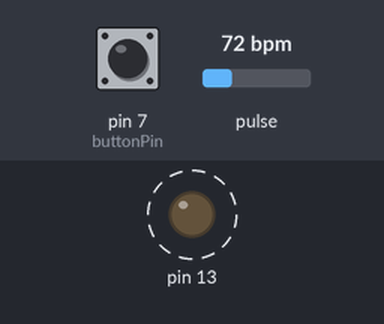
A sketch run on a simulated Arduino Uno, built with avr-gcc and run on an emulated ATmega328P. On the bench: output pins drawn as LEDs (lit = HIGH). Dashed ring = blinking. The inputs (shaded band) are chosen by the test bench; at power-on: pulse 72 bpm, pin 7 (buttonPin) LOW. Storage starts empty; what the sketch prints to the serial monitor is not drawn. At 9.4 s the program stops and its outputs stay as they are.

Above: at 1.2 s.
1.3 s: pulse set to 130 bpm
At 1.88 s:
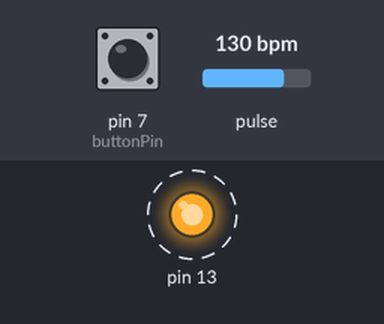
5.1 s: pulse set to 42 bpm
At 6.59 s:
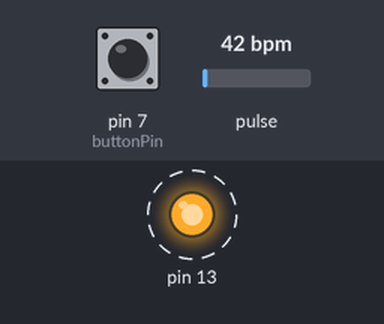
8.6 s: pin 7 (buttonPin) pulled HIGH for 1 s
At 9.8 s:
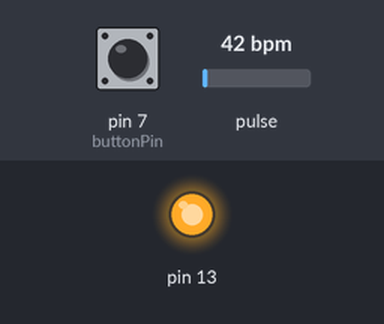
Timing chart, 0 to 10.9 s (numbered marks = the images above; inputs shaded):
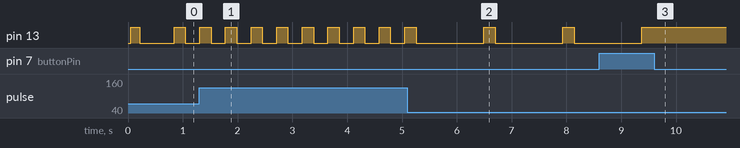

The sketch:

FINAL_pulse_sensor_to_SD_Getting_BPM_to_Monitor.ino
```cpp
/*  Getting_BPM_to_Monitor prints the BPM to the Serial Monitor, using the least lines of code and PulseSensor Library.
    Tutorial Webpage: https://pulsesensor.com/pages/getting-advanced

  --------Use This Sketch To------------------------------------------
  1) Displays user's live and changing BPM, Beats Per Minute, in Arduino's native Serial Monitor.
  2) Print: "♥  A HeartBeat Happened !" when a beat is detected, live.
  2) Learn about using a PulseSensor Library "Object".
  4) Blinks LED on PIN 13 with user's Heartbeat.
  --------------------------------------------------------------------*/

#define USE_ARDUINO_INTERRUPTS true    // Set-up low-level interrupts for most acurate BPM math.
#include <PulseSensorPlayground.h>     // Includes the PulseSensorPlayground Library.

//  Variables
const int PulseWire = 0;       // PulseSensor PURPLE WIRE connected to ANALOG PIN 0
const int LED13 = 13;          // The on-board Arduino LED, close to PIN 13.
int Threshold = 550;           // Determine which Signal to "count as a beat" and which to ignore.
const int buttonPin = 7;
int buttonState = 0;
#include <SD.h>
#include <SPI.h>
int CS_PIN = 4;


PulseSensorPlayground pulseSensor;  // Creates an instance of the PulseSensorPlayground object called "pulseSensor"

File file;

void setup() {

  Serial.begin(9600);          // For Serial Monitor
  initializeSD();
  createFile("BPM.csv");
  pinMode(buttonPin, INPUT);
  // Configure the PulseSensor object, by assigning our variables to it.
  pulseSensor.analogInput(PulseWire);
  pulseSensor.blinkOnPulse(LED13);       //auto-magically blink Arduino's LED with heartbeat.
  pulseSensor.setThreshold(Threshold);

  // Double-check the "pulseSensor" object was created and "began" seeing a signal.
  if (pulseSensor.begin()) {
    Serial.println("We created a pulseSensor Object !");  //This prints one time at Arduino power-up,  or on Arduino reset.
  }
}


void loop() {

  int myBPM = pulseSensor.getBeatsPerMinute();  // Calls function on our pulseSensor object that returns BPM as an "int".
  // "myBPM" hold this BPM value now.

  if (pulseSensor.sawStartOfBeat()) {            // Constantly test to see if "a beat happened".
    Serial.println("♥  A HeartBeat Happened ! "); // If test is "true", print a message "a heartbeat happened".
    Serial.print("BPM: ");                        // Print phrase "BPM: "
    Serial.println(myBPM);                        // Print the value inside of myBPM.
    String value = String(myBPM);
    char copy[50];
    value.toCharArray(copy, 50);
    writeToFile(copy);
    buttonState = digitalRead(buttonPin);
    if (buttonState == HIGH) {
      closeFile();
      Serial.write("Finished Storing Data");
      exit(0);
    }
  }

  delay(20);                    // considered best practice in a simple sketch.

}

void initializeSD()
{
  Serial.println("Initializing SD card...");
  pinMode(CS_PIN, OUTPUT);

  if (SD.begin())
  {
    Serial.println("SD card is ready to use.");
  } else
  {
    Serial.println("SD card initialization failed");
    return;
  }
}
int createFile(char filename[])
{
  file = SD.open(filename, FILE_WRITE);

  if (file)
  {
    Serial.println("File created successfully.");
    return 1;
  } else
  {
    Serial.println("Error while creating file.");
    return 0;
  }
}

int writeToFile(char text[])
{
  if (file)
  {
    file.println(text);
    Serial.println("Writing to file: ");
    Serial.println(text);
    return 1;
  } else
  {
    Serial.println("Couldn't write to file");
    return 0;
  }
}

void closeFile()
{
  if (file)
  {
    file.close();
    Serial.println("File closed");
  }
}
```

Measured:
- after the input at 1.3 s, pin 13: alternates HIGH for 0.20 s and LOW for 0.26 s, starting at once
- after the input at 5.1 s, pin 13: alternates HIGH for 0.20 s and LOW for 1.2 s, starting after 1.4 s
- after the input at 8.6 s, pin 13: goes on until 9.4 s, then stays HIGH
- by itself, pin 13: alternates HIGH for 0.18 s and LOW for 0.63 s
